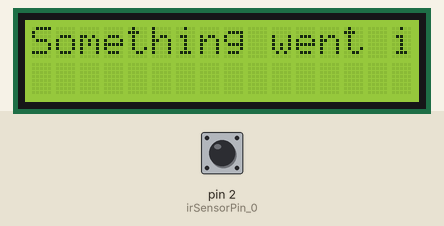
This sketch was run on a simulated Arduino Uno, built with avr-gcc and run on an emulated ATmega328P. Parts: 16×2 character LCD. Inputs (shaded band) come from the test bench; at power-on: pin 2 (irSensorPin_0) LOW. What the sketch prints to the serial monitor is not drawn.

Above: at 2.2 s.
2.3 s: pin 2 (irSensorPin_0) driven HIGH
At 2.9 s:
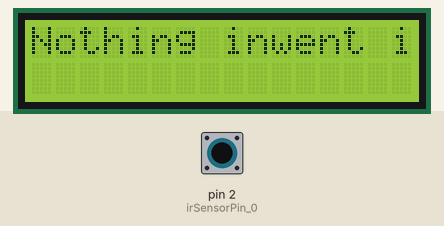
3.8 s: pin 2 (irSensorPin_0) driven LOW
At 4.3 s:
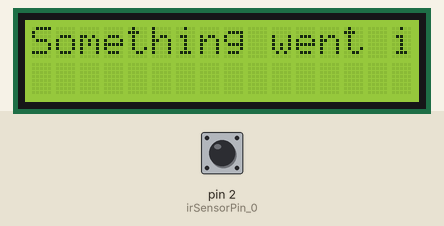
6.8 s: pin 2 (irSensorPin_0) pulsed HIGH 2 times (0.12 s each, 0.3 s apart)
10.4 s: pin 2 (irSensorPin_0) pulsed HIGH 5 times (0.12 s each, 0.3 s apart)
Timing chart, 0 to 13.4 s (numbered marks = the images above; inputs shaded):
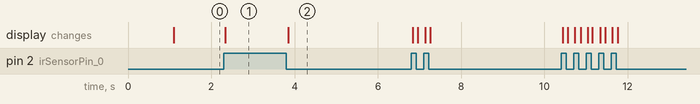

Measured:
- after the input at 2.3 s, the display: changes at once (image 1)
- after the input at 3.8 s, the display: changes after 0.05 s (image 2)

The sketch:

lcdtest.ino
```cpp
#include <LiquidCrystal_I2C.h>

LiquidCrystal_I2C lcd(0x27,16,2);  // set the LCD address to 0x27 for a 16 chars and 2 line display
int irSensorPin_0 = 2;
typedef enum {nothingIn, somethingIn, state3} state;
state currentState = nothingIn;

void setup() {
  Serial.begin(9600);
  pinMode(irSensorPin_0, INPUT);
  lcd.init();
  lcd.backlight();
  lcd.setCursor(0,0);
  lcd.print("Test start");
  delay(1000);
  lcd.setCursor(0,0);
  lcd.print("            ");
}

void loop() {
  if (digitalRead(irSensorPin_0) == HIGH) {
    Serial.println("Nothing detected");
    Serial.print(currentState); //debugging
    while (currentState == somethingIn) {
      lcd.setCursor(0,0);
      lcd.print("Nothing in");
      currentState = nothingIn;
    }
    //
  }
  else if (digitalRead(irSensorPin_0) == LOW) {
    Serial.println("Object detected");
    Serial.print(currentState);
    while (currentState == nothingIn) {
      lcd.setCursor(0,0);
      lcd.print("Something went in");
      currentState = somethingIn;
    }
  }
}
```
